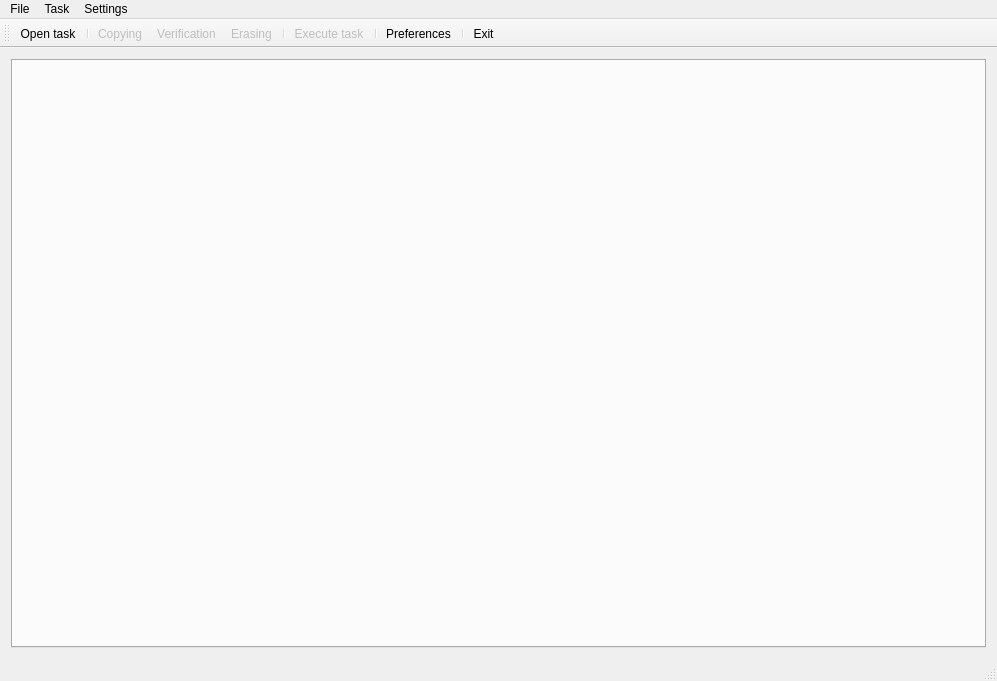
<?xml version="1.0" encoding="UTF-8"?>
<ui version="4.0">
 <class>DiskMasterUIClass</class>
 <widget class="QMainWindow" name="DiskMasterUIClass">
  <property name="geometry">
   <rect>
    <x>0</x>
    <y>0</y>
    <width>997</width>
    <height>681</height>
   </rect>
  </property>
  <property name="windowTitle">
   <string>DiskMasterTool</string>
  </property>
  <widget class="QWidget" name="centralWidget">
   <layout class="QHBoxLayout" name="horizontalLayout">
    <item>
     <widget class="TabWidget" name="mainTabWidget">
      <property name="currentIndex">
       <number>-1</number>
      </property>
     </widget>
    </item>
   </layout>
  </widget>
  <widget class="QMenuBar" name="menuBar">
   <property name="geometry">
    <rect>
     <x>0</x>
     <y>0</y>
     <width>997</width>
     <height>21</height>
    </rect>
   </property>
   <widget class="QMenu" name="menu">
    <property name="title">
     <string>File</string>
    </property>
    <addaction name="actionOpenTask"/>
    <addaction name="separator"/>
    <addaction name="actionExit"/>
   </widget>
   <widget class="QMenu" name="menu_2">
    <property name="title">
     <string>Task</string>
    </property>
    <addaction name="StartAction"/>
    <addaction name="separator"/>
    <addaction name="CopyAction"/>
    <addaction name="EraseAction"/>
    <addaction name="VerifyAction"/>
   </widget>
   <widget class="QMenu" name="menu_3">
    <property name="title">
     <string>Settings</string>
    </property>
    <addaction name="actionPreferences"/>
   </widget>
   <addaction name="menu"/>
   <addaction name="menu_2"/>
   <addaction name="menu_3"/>
  </widget>
  <widget class="QToolBar" name="mainToolbar">
   <attribute name="toolbarArea">
    <enum>TopToolbarArea</enum>
   </attribute>
   <attribute name="toolbarBreak">
    <bool>false</bool>
   </attribute>
   <addaction name="actionOpenTask"/>
   <addaction name="separator"/>
   <addaction name="CopyAction"/>
   <addaction name="VerifyAction"/>
   <addaction name="EraseAction"/>
   <addaction name="separator"/>
   <addaction name="StartAction"/>
   <addaction name="separator"/>
   <addaction name="actionPreferences"/>
   <addaction name="separator"/>
   <addaction name="actionExit"/>
  </widget>
  <widget class="QStatusBar" name="statusBar"/>
  <action name="actionExit">
   <property name="icon">
    <iconset resource="diskmasterui.qrc">
     <normaloff>:/DiskMasterUI/icons/application_exit.png</normaloff>:/DiskMasterUI/icons/application_exit.png</iconset>
   </property>
   <property name="text">
    <string>Exit</string>
   </property>
  </action>
  <action name="CopyAction">
   <property name="enabled">
    <bool>false</bool>
   </property>
   <property name="icon">
    <iconset resource="diskmasterui.qrc">
     <normaloff>:/DiskMasterUI/icons/copy_disk.png</normaloff>:/DiskMasterUI/icons/copy_disk.png</iconset>
   </property>
   <property name="text">
    <string>Copying</string>
   </property>
  </action>
  <action name="EraseAction">
   <property name="enabled">
    <bool>false</bool>
   </property>
   <property name="icon">
    <iconset resource="diskmasterui.qrc">
     <normaloff>:/DiskMasterUI/icons/erase_task.png</normaloff>:/DiskMasterUI/icons/erase_task.png</iconset>
   </property>
   <property name="text">
    <string>Erasing</string>
   </property>
  </action>
  <action name="action_5">
   <property name="text">
    <string>приостановить</string>
   </property>
  </action>
  <action name="VerifyAction">
   <property name="enabled">
    <bool>false</bool>
   </property>
   <property name="icon">
    <iconset resource="diskmasterui.qrc">
     <normaloff>:/DiskMasterUI/icons/verify_task.png</normaloff>:/DiskMasterUI/icons/verify_task.png</iconset>
   </property>
   <property name="text">
    <string>Verification</string>
   </property>
  </action>
  <action name="StartAction">
   <property name="enabled">
    <bool>false</bool>
   </property>
   <property name="icon">
    <iconset resource="diskmasterui.qrc">
     <normaloff>:/DiskMasterUI/icons/start_task.png</normaloff>:/DiskMasterUI/icons/start_task.png</iconset>
   </property>
   <property name="text">
    <string>Execute task</string>
   </property>
  </action>
  <action name="StopTask">
   <property name="enabled">
    <bool>false</bool>
   </property>
   <property name="icon">
    <iconset resource="diskmasterui.qrc">
     <normaloff>:/DiskMasterUI/icons/stop_task.png</normaloff>:/DiskMasterUI/icons/stop_task.png</iconset>
   </property>
   <property name="text">
    <string>Остановить задачу</string>
   </property>
  </action>
  <action name="actionOpenTask">
   <property name="checkable">
    <bool>false</bool>
   </property>
   <property name="checked">
    <bool>false</bool>
   </property>
   <property name="icon">
    <iconset resource="diskmasterui.qrc">
     <normaloff>:/DiskMasterUI/icons/open_task.png</normaloff>:/DiskMasterUI/icons/open_task.png</iconset>
   </property>
   <property name="text">
    <string>Open task</string>
   </property>
  </action>
  <action name="actionPreferences">
   <property name="icon">
    <iconset resource="diskmasterui.qrc">
     <normaloff>:/DiskMasterUI/icons/preferences.png</normaloff>:/DiskMasterUI/icons/preferences.png</iconset>
   </property>
   <property name="text">
    <string>Preferences</string>
   </property>
  </action>
 </widget>
 <layoutdefault spacing="6" margin="11"/>
 <customwidgets>
  <customwidget>
   <class>TabWidget</class>
   <extends>QTabWidget</extends>
   <header>tabwidget.h</header>
   <container>1</container>
   <slots>
    <slot>CloseTabWidget(int)</slot>
   </slots>
  </customwidget>
 </customwidgets>
 <resources>
  <include location="diskmasterui.qrc"/>
 </resources>
 <connections>
  <connection>
   <sender>mainTabWidget</sender>
   <signal>tabCloseRequested(int)</signal>
   <receiver>mainTabWidget</receiver>
   <slot>CloseTabWidget(int)</slot>
   <hints>
    <hint type="sourcelabel">
     <x>371</x>
     <y>141</y>
    </hint>
    <hint type="destinationlabel">
     <x>253</x>
     <y>185</y>
    </hint>
   </hints>
  </connection>
  <connection>
   <sender>actionExit</sender>
   <signal>activated()</signal>
   <receiver>DiskMasterUIClass</receiver>
   <slot>close()</slot>
   <hints>
    <hint type="sourcelabel">
     <x>-1</x>
     <y>-1</y>
    </hint>
    <hint type="destinationlabel">
     <x>498</x>
     <y>340</y>
    </hint>
   </hints>
  </connection>
 </connections>
</ui>
